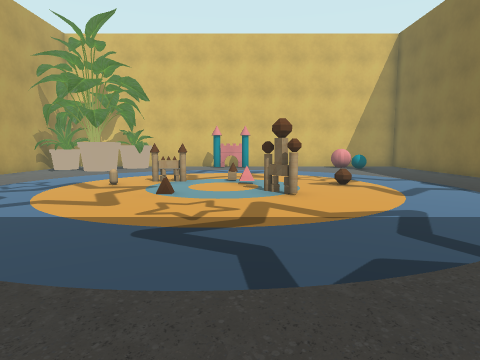
[1] (above)

16 first-person views from a walk through a Unity game level. The camera is 1.2 m above the floor, tilts 6° down and sees 75° across. The floor is counted in squares, 1 m on a side. Each view is taken from the middle of a square. On the plan, view 1 faces up. The plan holds only what a view shows up to about 13 squares ahead; the rest is blank. Some animated figures are left out.

[2]
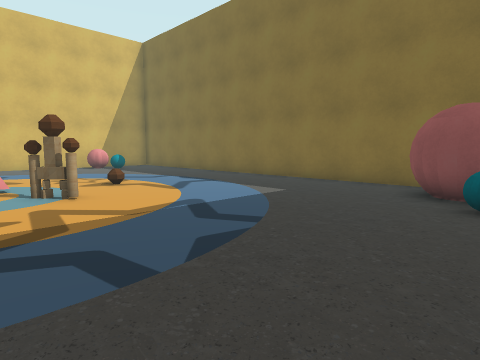

[3]
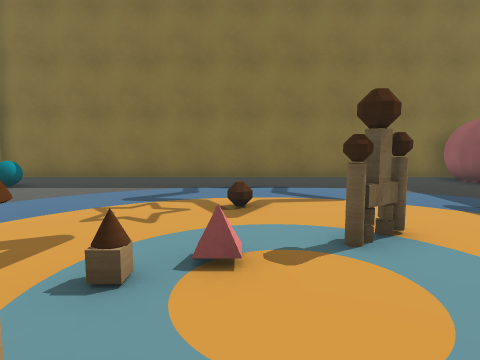

[4]
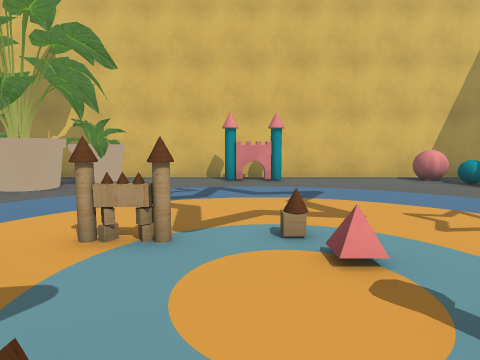

[5]
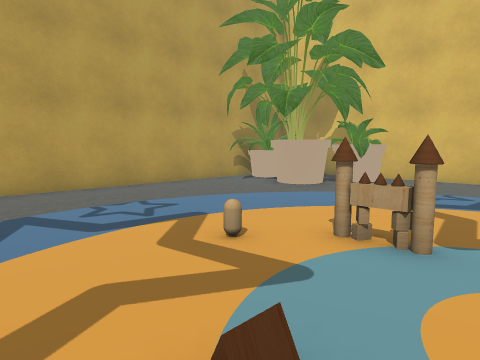

[6]
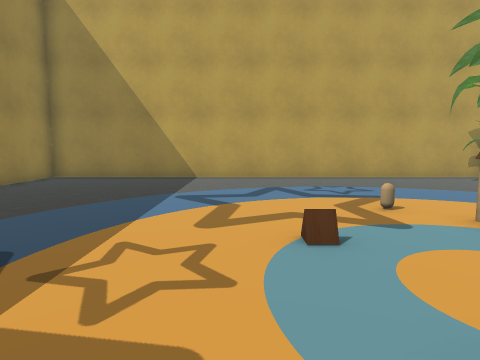

[7]
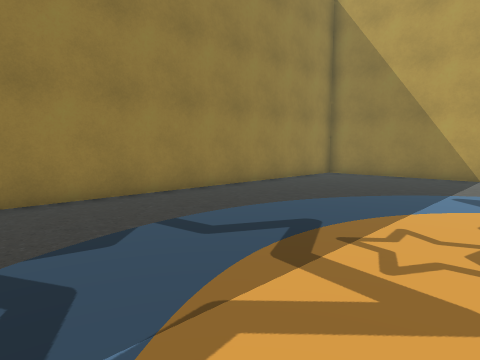

[8]
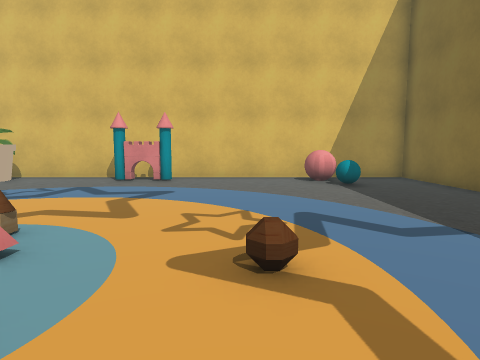

[9]
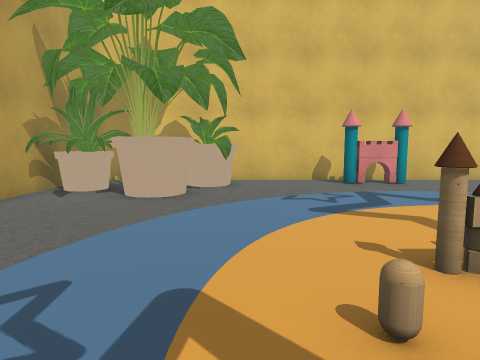

[10]
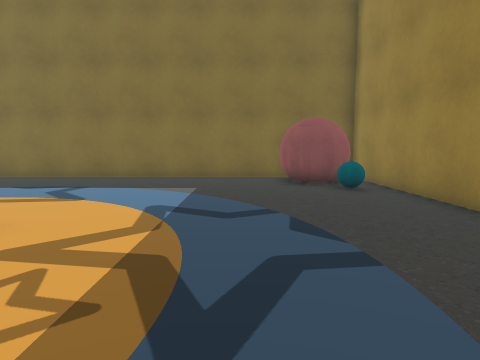

[11]
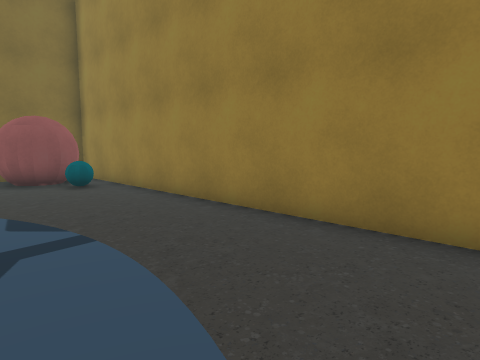

[12]
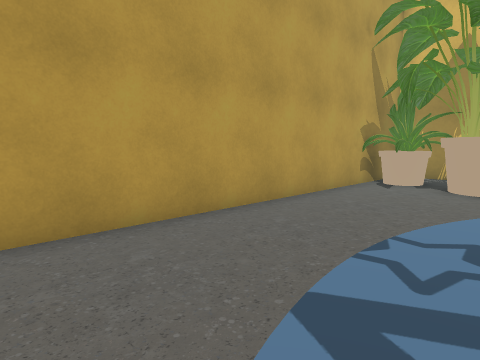

[13]
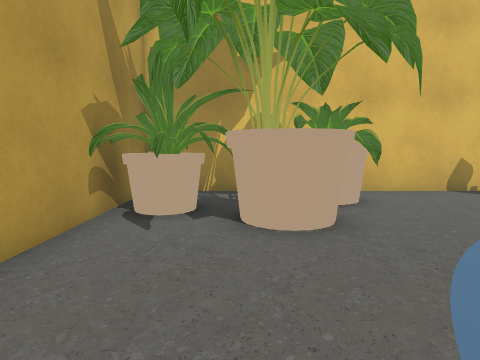

[14]
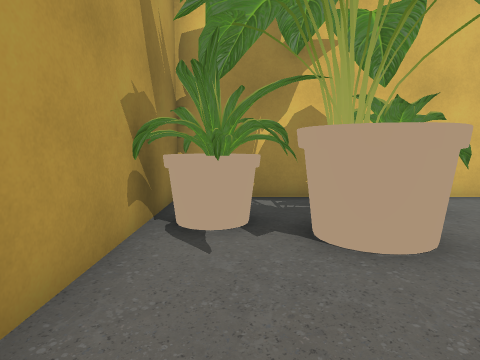

[15]
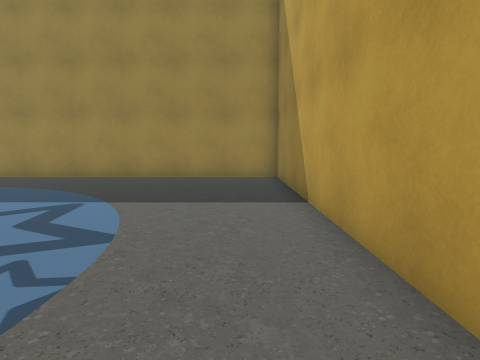

[16]
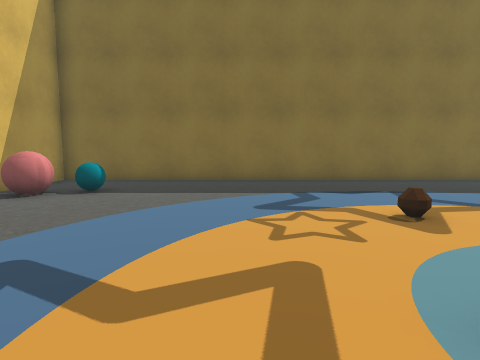

### Floor plan
Points are (right, up) in squares from view 1. A wall is a line through its corners. A room is listed if a view was taken in it or the views show most of it. See-through windows are left out.
Room 1 (views 1, 2, 3, 4, 5, 6, 7, 8, 9, 10, 11, 12, 13, 14, 15, 16)
walls: (1.3, 7.7) (0.6, 8.6); (1.4, 7.6) (0.5, 8.5); (0.4, 18.2) (-1.4, 18.2); (-0.9, 18.6) (-0.9, 18.1); (9.5, 1.6) (9.5, 19.5) (-10.5, 19.5) (-10.5, -0.5) (9.5, -0.5) (9.5, -0.1)
low walls: (1.1, 8.2) (0.6, 8.4)
objects: pot (-11, 16) to (-8, 18); other object (-8, 16); pot (-7, 17) to (-5, 19); other object (-3, 11) to (-2, 11); other object (0, 10); other object (0, 11); cyan ball (6, 1); cyan ball (6, 17) to (7, 17); red ball (6, 18) to (6, 19); red ball (7, 0) to (9, 3)

Where each view was taken, in squares from view 1:
view 1: 0 up, 0 right, facing up
view 2: 0 up, 1 left, facing up-right
view 3: 10 up, 3 left, facing right
view 4: 7 up, 1 left, facing up
view 5: 7 up, 1 left, facing up-left
view 6: 7 up, 2 right, facing left
view 7: 7 up, 3 right, facing down-left
view 8: 7 up, 3 right, facing up
view 9: 8 up, 5 left, facing up
view 10: 4 up, 3 left, facing right
view 11: 4 up, 4 left, facing down-right
view 12: 6 up, 6 left, facing up-left
view 13: 11 up, 8 left, facing up
view 14: 12 up, 9 left, facing up
view 15: 12 up, 9 left, facing down
view 16: 13 up, 2 left, facing right
